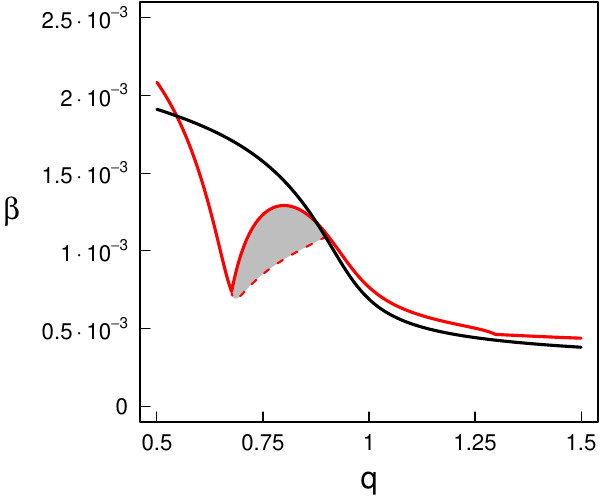

Recreate this plot in R.
envvars <- ls()
rm(list = envvars[(envvars != "defplotpars") & 
                    (envvars != "Q075_MUI_Beta") & (envvars != "Q075_TI_Beta") & 
                    (envvars != "Q125_MUI_Beta") & (envvars != "Q125_TI_Beta")  & 
                    (envvars != "TI010_Beta_Qa") & (envvars != "TI010_Beta_Qb") & 
                    (envvars != "Q075_Beta_TIa") & (envvars != "Q075_Beta_TIb")])
rm("envvars")
basedir <- paste0(dirname(rstudioapi::getSourceEditorContext()$path), "/../")
datadir <- paste0(basedir, "Figures/EBToutput/")
fname <- paste0(basedir, "Figures/Figure3.pdf")
setwd(basedir)

ToPdf <- T

if (ToPdf) pdf(file = fname, width = 6.0, height = 5.0)

library(rootSolve)
library(FindCurve)
library(latex2exp)
parnames <- c("Rho", "Rmax", "Sb", "Sm", "M", "Q", "H", "SIGMA", 
              "TS", "TI", "TIJ", "TIA",
              "MUS", "MUI", "MUIJ", "MUIA", "BETA")
defpars <- c(0.1, 100.0, 0.1, 1.0, 1.0, 1.0, 3.0, 0.5, 
             0.1, 0.0, 0.0, 0.0, 
             0.015, 0.0, 0.0, 0.0, 1.0E-3)
names(defpars) <- parnames

if (!exists("defplotpars") ) defplotpars <- par(no.readonly = TRUE) # save default, for resetting

lmar   <- 7.0
rmar   <- 0.1
bmar   <- 3.9 
xlim   <- c(0.5, 1.5)
ylim   <- c(0, 0.0025)
ylimTL <- c(0, 250)
ylimTR <- c(0.9, 2.2)
ylimBL <- c(0, 3.25)
ylimBR <- c(0.01, 0.15)

cexlab <- 1.8
cexaxs <- 1.3
cexttl <- 1.8
cexleg <- 1.5

ylablineL <- 6.0
ylablineR <- 5.0
xlabline  <- 2.5

axislwd <- 1
linelwd <- 3

parTI   <- 0.10
parMUI  <- 0.075

source("Figures/Compute-Equi-R0.R")

iszero <- 1.0E-8
params <- defpars
Requi <- uniroot.all(f = ReqFunc, interval = c(0.8, 1.0), tol = iszero, lower = 0.8, upper = 1.0, pars = params)
LRO <- ReqFunc(Requi, params) + 1
Bequi <- BeqFunc(Requi, params)
R0max <- R0Func(Requi, Bequi, params)

##############################################################################################################################
##### Compute data for the plot
##############################################################################################################################

qrange <- seq(0.5, 1.5, length.out = 1001)
Qres_MUI <- matrix(0, length(qrange), 12)
params <- defpars
params["MUI"] <- parMUI
req <- 2.031
for (ind in (1:length(qrange))) {
  params["Q"]  <- qrange[ind]
  Qres_MUI[ind,  1] <- qrange[ind]
  Qres_MUI[ind,  2] <- uniroot.all(f = ReqFunc, tol = iszero, lower = 0.95*req, upper = 1.05*req, pars = params)
  Qres_MUI[ind,  3] <- BeqFunc(Qres_MUI[ind, 2], params)
  Qres_MUI[ind,  4] <- JnrFunc(Qres_MUI[ind, 2], Qres_MUI[ind, 3], params)
  Qres_MUI[ind,  5] <- AnrFunc(Qres_MUI[ind, 2], Qres_MUI[ind, 3], params)
  Qres_MUI[ind,  6] <- JbioFunc(Qres_MUI[ind, 2], Qres_MUI[ind, 3], params)
  Qres_MUI[ind,  7] <- AbioFunc(Qres_MUI[ind, 2], Qres_MUI[ind, 3], params)
  Qres_MUI[ind,  8] <- NtotFunc(Qres_MUI[ind, 2], Qres_MUI[ind, 3], params)
  Qres_MUI[ind,  9] <- ReqFunc(Qres_MUI[ind, 2], params) + 1
  Qres_MUI[ind, 10] <- R0Func(Qres_MUI[ind, 2], Qres_MUI[ind, 3], params)
  Qres_MUI[ind, 11] <- params["BETA"] / Qres_MUI[ind, 10]
  oldbeta <- params["BETA"]
  params["BETA"] <- Qres_MUI[ind, 11]
  Qres_MUI[ind, 12] <- R0Func(Qres_MUI[ind, 2], Qres_MUI[ind, 3], params)
  params["BETA"] <- oldbeta
  req <- Qres_MUI[ind, 2]
}
colnames(Qres_MUI) <- c("q", "R", "B", "Jnr", "Anr", "Jbio", "Abio", "Ntot", "LRO", "R0", "BetaInvade", "TestR0")

qrange <- seq(0.5, 1.5, length.out = 1001)
Qres_TI <- matrix(0, length(qrange), 12)
params <- defpars
params["TI"] <- parTI
req <- 2.031
for (ind in (1:length(qrange))) {
  params["Q"]  <- qrange[ind]
  Qres_TI[ind,  1] <- qrange[ind]
  Qres_TI[ind,  2] <- uniroot.all(f = ReqFunc, tol = iszero, lower = 0.95*req, upper = 1.05*req, pars = params)
  Qres_TI[ind,  3] <- BeqFunc(Qres_TI[ind, 2], params)
  Qres_TI[ind,  4] <- JnrFunc(Qres_TI[ind, 2], Qres_TI[ind, 3], params)
  Qres_TI[ind,  5] <- AnrFunc(Qres_TI[ind, 2], Qres_TI[ind, 3], params)
  Qres_TI[ind,  6] <- JbioFunc(Qres_TI[ind, 2], Qres_TI[ind, 3], params)
  Qres_TI[ind,  7] <- AbioFunc(Qres_TI[ind, 2], Qres_TI[ind, 3], params)
  Qres_TI[ind,  8] <- NtotFunc(Qres_TI[ind, 2], Qres_TI[ind, 3], params)
  Qres_TI[ind,  9] <- ReqFunc(Qres_TI[ind, 2], params) + 1
  Qres_TI[ind, 10] <- R0Func(Qres_TI[ind, 2], Qres_TI[ind, 3], params)
  Qres_TI[ind, 11] <- params["BETA"] / Qres_TI[ind, 10]
  oldbeta <- params["BETA"]
  params["BETA"] <- Qres_TI[ind, 11]
  Qres_TI[ind, 12] <- R0Func(Qres_TI[ind, 2], Qres_TI[ind, 3], params)
  params["BETA"] <- oldbeta
  req <- Qres_TI[ind, 2]
}
colnames(Qres_TI) <- c("q", "R", "B", "Jnr", "Anr", "Jbio", "Abio", "Ntot", "LRO", "R0", "BetaInvade", "TestR0")

LPinit <- c(0.0008510851, 1.404672, 1.32286, 46.85942, 0.75)
if (!exists("TI010_Beta_Qa")) {
  pars <- defpars
  pars["TI"] <- parTI
  TI010_Beta_Qa <- FindCurve(modelname = "Equi/PSPM-Disease.h", 
                             curvetype = "LP", 
                             startpoint = LPinit, 
                             stepsize = -0.01, 
                             bounds   = c(0.0, 0.01, 0, 100, 0, 1000, 0, 1000, 0.676, 0.9), 
                             parameters = pars, 
                             options = c("par1", "16", "par2", "5", "noEXT"), 
                             clean = TRUE)
  colnames(TI010_Beta_Qa$curvepoints) <- c("par1", "R", "B", "Itot", "par2", "JnrS", "AnrS", "JnrI", "AnrI", "JbioS", "AbioS", 
                                             "JbioI", "AbioI", "PCbirthS", "PCbirthI", "TotMatS", "TotMatI", "RHS")
}

if (!exists("TI010_Beta_Qb")) {
  pars <- defpars
  pars["TI"] <- parTI
  TI010_Beta_Qb <- FindCurve(modelname = "Equi/PSPM-Disease.h", 
                             curvetype = "LP", 
                             startpoint = LPinit, 
                             stepsize = 0.01, 
                             bounds   = c(0.0, 0.006, 0, 100, 0, 1000, 1.0E-5, 1000, 0.676, 0.9), 
                             parameters = pars, 
                             options = c("par1", "16", "par2", "5", "noEXT"), 
                             clean = TRUE)
  colnames(TI010_Beta_Qb$curvepoints) <- c("par1", "R", "B", "Itot", "par2", "JnrS", "AnrS", "JnrI", "AnrI", "JbioS", "AbioS", 
                                             "JbioI", "AbioI", "PCbirthS", "PCbirthI", "TotMatS", "TotMatI", "RHS")
}

##############################################################################################################################
##### Create the plot
##############################################################################################################################

par(defplotpars)
par(tcl = 0.5, mgp = c(3, 0.6, 0))

# Plot the result

par(mar=c(bmar, lmar, 0.1, rmar))
plot(NULL, NULL, xlab = NA, ylab = NA, xlim = xlim, ylim = ylim, xaxt = "n", yaxt = "n")

LParea <- Qres_TI[(Qres_TI[, "q"] > 0.675) & (Qres_TI[, "q"] <= 0.9), c("q", "BetaInvade")]
LPbot  <- TI010_Beta_Qb$curvepoints[nrow(TI010_Beta_Qb$curvepoints):1, c("par2", "par1")]
LPbot  <- rbind(LPbot,  TI010_Beta_Qa$curvepoints[1:nrow(TI010_Beta_Qa$curvepoints), c("par2", "par1")])
LParea <- rbind(LParea, LPbot)

polygon(LParea[,1], LParea[,2], col = "grey", border = NA)
lines(LPbot[, 1], LPbot[, 2], lwd = 2, lty = 2, col = "red")

lines(Qres_TI[,"q"], Qres_TI[,"BetaInvade"], lwd = linelwd, col = "red")
lines(Qres_MUI[,"q"], Qres_MUI[,"BetaInvade"], lwd = linelwd, col = "black")

axis(1, at=c(0.5, 0.75, 1.0, 1.25, 1.5), 
     labels = c("0.5", "0.75", "1", "1.25", "1.5"), cex.axis = 1.4, lwd = 0, lwd.ticks = 1, cex.axis = cexaxs)
axis(2, cex.axis = 1.4, at = (0:5) * 5.0E-4, 
     labels = c(0, TeX(paste0('$', (1:5) * 0.5, '\\cdot 10^{-3}$'))), 
     lwd = 0, lwd.ticks = 1, las = 2, cex.axis = cexaxs)
mtext("q", 1.5, line = xlabline, cex = cexlab)
mtext(TeX("$\\beta$"), 2, line = ylablineL, cex = cexlab, las = 2)


par(defplotpars)

if (ToPdf) {
  dev.off()
  system(paste("open ", fname))
}
